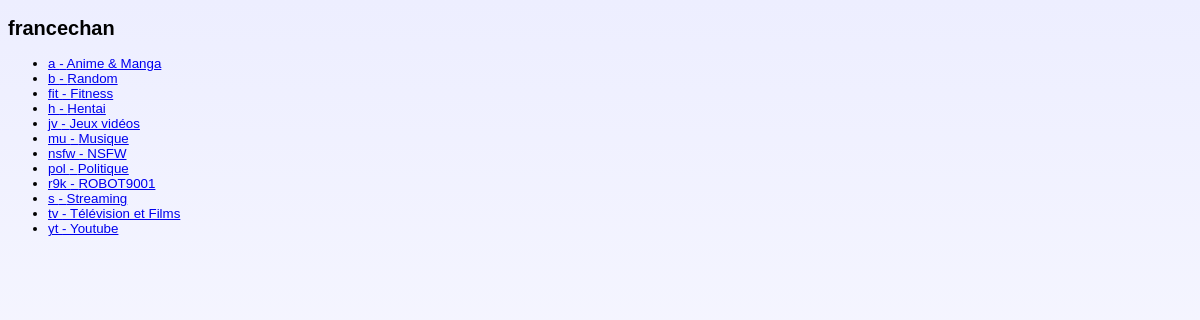
The page / on the database its author committed.
### tables this page shows
CREATE TABLE boards (
board_id integer PRIMARY KEY,
board_short_name text NOT NULL,
board_description text NOT NULL
);

### server.py (the view)
@app.route('/')
def index():
    boards = query_db("select * from boards order by board_short_name asc")
    return render_template('homepage.html', boards=boards, site_name=SITE_NAME)

### server.py (called while the page is built)
def get_db():
    db = getattr(g, '_database', None)
    if db is None:
        db = g._database = sqlite3.connect(DATABASE)
    return db

def query_db(query, args=(), one=False):
    cur = get_db().execute(query, args)
    rv = cur.fetchall()
    cur.close()
    return (rv[0] if rv else None) if one else rv

### templates/homepage.html (shortened to what this page needs)
<!doctype html>
<html>
<head>
    <link rel="stylesheet" href="../static/css/main.css">
</head>
<body>
    <h2>{{ site_name }}</h2>
    <ul>
        {% for board in boards %}
        <li>
            <a href="/{{board[1]}}">{{board[1]}} - {{board[2]}}</a>
        </li>
        {% endfor %}
    </ul>
</body>
</html>

### static/css/main.css (style rules this page uses)
html { min-height: 100%; background: linear-gradient(#edeeff, white); font-family: Arial; font-size: 10pt; }

### rows shown on the page
boards: board_short_name "a", board_description "Anime & Manga"
boards: board_short_name "b", board_description "Random"
boards: board_short_name "fit", board_description "Fitness"
boards: board_short_name "h", board_description "Hentai"
boards: board_short_name "jv", board_description "Jeux vidéos"
boards: board_short_name "mu", board_description "Musique"
boards: board_short_name "nsfw", board_description "NSFW"
boards: board_short_name "pol", board_description "Politique"
boards: board_short_name "r9k", board_description "ROBOT9001"
boards: board_short_name "s", board_description "Streaming"
boards: board_short_name "tv", board_description "Télévision et Films"
boards: board_short_name "yt", board_description "Youtube"

### other values the page prints
{{ site_name }} "francechan"
